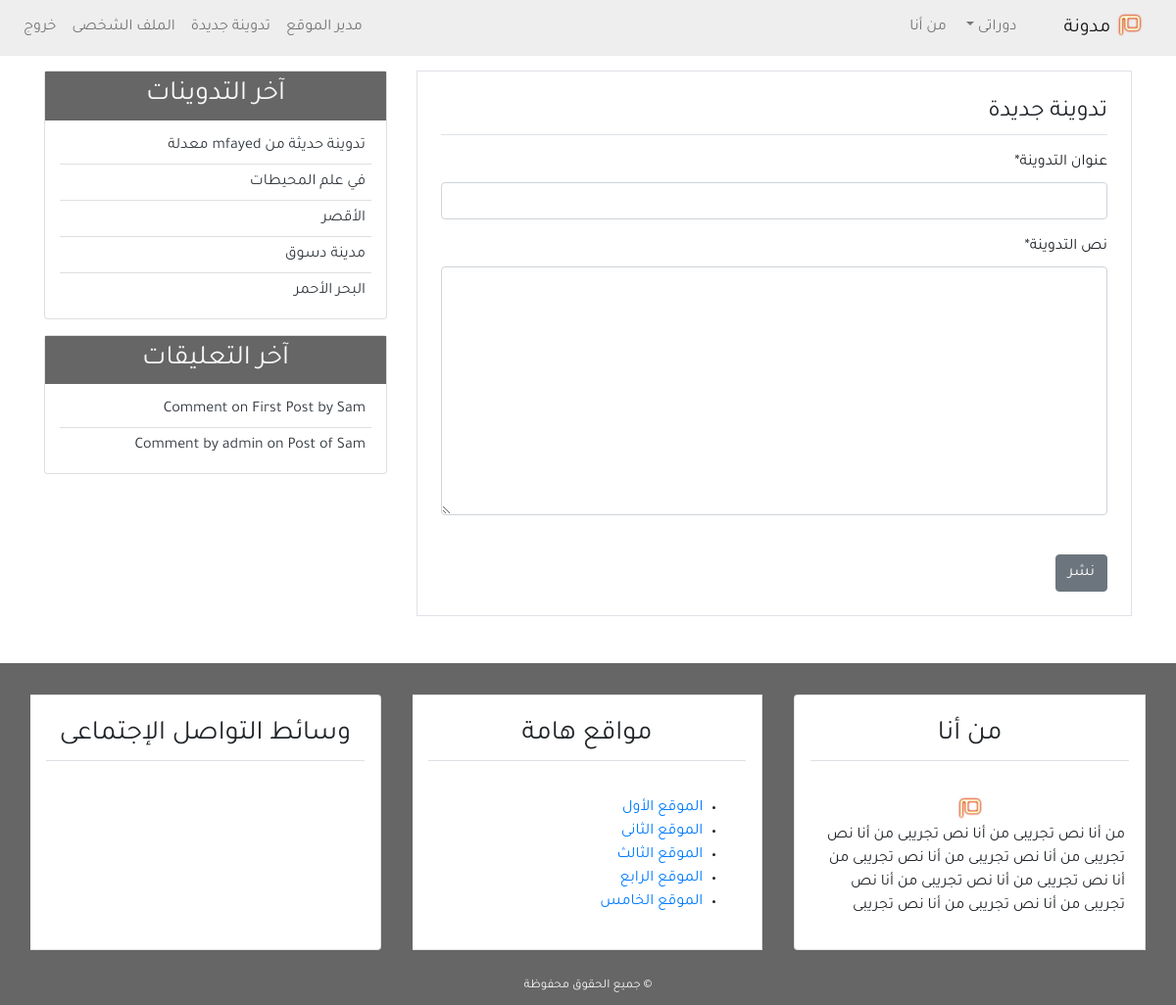
Screenshot of /new_post/ (signed in) with the database file from the repository.
### blog/models.py (models this page shows, shortened)
class Post(models.Model):
    title = models.CharField(max_length=100)
    content = models.TextField()
    post_date = models.DateTimeField(default=timezone.now)
    post_update = models.DateTimeField(auto_now=True)
    author = models.ForeignKey(User, on_delete=models.CASCADE)
    class Meta:
        ordering = ('-post_date', )

class Comment(models.Model):
    name = models.CharField(max_length=50, verbose_name='الاسم')
    email = models.EmailField(verbose_name='البريد الإلكتروني')
    body = models.TextField(verbose_name='التعليق')
    comment_date = models.DateTimeField(auto_now_add=True)
    active = models.BooleanField(default=False)
    post = models.ForeignKey(
        Post, on_delete=models.CASCADE, related_name='comments')
    class Meta:
        ordering = ('-comment_date',)

### blog/views.py (the view, shortened to what this page needs)
# urls.py: path('new_post/', PostCreateView.as_view(), name='post_new'),
class PostCreateView(LoginRequiredMixin, CreateView):
    model = Post
    template_name = 'blog/post_new.html'
    form_class = PostCreateForm

### blog/forms.py
class PostCreateForm(forms.ModelForm):
    title = forms.CharField(label='عنوان التدوينة')
    content = forms.CharField(label='نص التدوينة', widget=forms.Textarea)
    class Meta:
        model = Post
        fields = ['title', 'content']

### blog/templatetags/post_tag.py (called while the page is built)
@register.inclusion_tag('blog/latest_posts.html')
def latest_posts():
    context = {
        'l_posts': Post.objects.all()[0:5],
    }
    return context

@register.inclusion_tag('blog/latest_comments.html')
def latest_comments():
    context = {
        'l_comments': Comment.objects.filter(active=True)[:5],
    }
    return context

### blog/templates/blog/post_new.html (shortened to what this page needs)
{% extends 'blog/base.html' %}
{% block content %}
{% load crispy_forms_tags %}
<div class="border p-4 mb-5">
    <legend class="border-bottom pb-1 mb-3">تدوينة جديدة</legend>
    <form method="POST">
        {{form|crispy}}
        <input class="btn btn-secondary mt-4" type="submit" value="نشر">
    </form>
</div>
{% endblock content %}

### blog/templates/blog/latest_posts.html
<ul class="list-group-flush latest-post">
    {% for post in l_posts %}
    <li class="list-group-item latest-post-item">
        <a class="text-dark" href="{% url 'detail' post.id %}">{{post.title}}</a>
    </li>
    {% empty %}
    <li class="list-group-item latest-post-item">لا يوجد تدوينات</li>
    {% endfor %}
</ul>

### blog/templates/blog/latest_comments.html
<ul class="list-group-flush latest-comment">
    {% for comment in l_comments %}
    <li class="list-group-item latest-comment-item">
        <a class="text-dark" href="{% url 'detail' comment.post.id %}">
            {% if comment.body|length > 40 %}
            {{comment.body|slice:'45'}} ..
            {% else %}
            {{comment.body}}
            {% endif %}
        </a>
    </li>
    {% empty %}
    <li class="list-group-item latest-comment-item">لا يوجد تعليقات</li>
    {% endfor %}
</ul>

### blog/static/blog/css/main.css (style rules this page uses)
html, body { direction: rtl; text-align: right; }
body { font-family: 'Tajawal', sans-serif; }
.latest-post, .latest-comment { padding: 0 15px; }
.latest-post .latest-post-item, .latest-comment .latest-comment-item { padding: 6px; }
.latest-post li:first-child, .latest-comment li:first-child { border-top: 0; }
.latest-post li:last-child, .latest-comment li:last-child { border-bottom: 0; padding-bottom: 0; }

### rows the page displays
Post: title "تدوينة حديثة من mfayed معدلة"
Post: title "في علم المحيطات"
Post: title "الأقصر"
Post: title "مدينة دسوق"
Post: title "البحر الأحمر"
Comment: body "Comment on First Post by Sam"
Comment: body "Comment by admin on Post of Sam"
